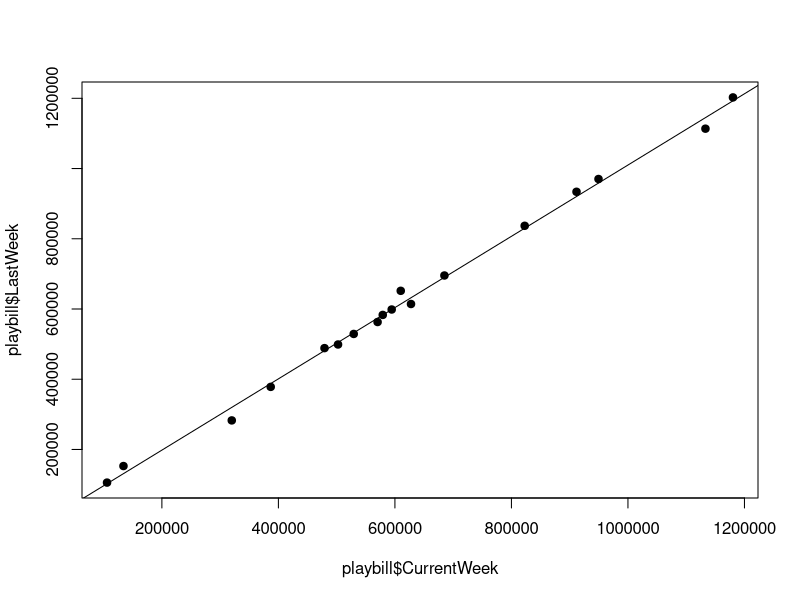
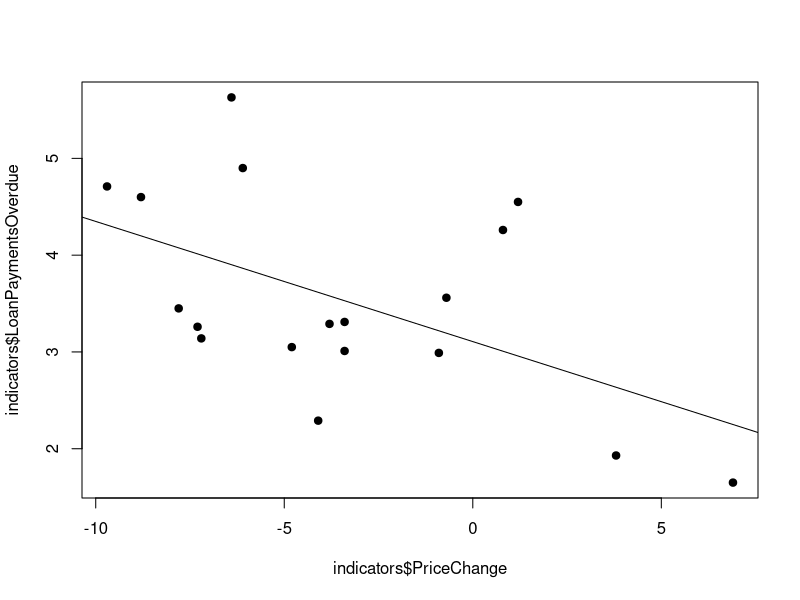

Write R code to recreate these figures, in order.
#### homework 1 
#### problems: ch2: 1,2,3,4,6

library(readr)

setwd("F:/code/Math550")


## 2.1
playbill <- read.csv("Data/playbill.csv")
playbill.lm <- lm(CurrentWeek ~ LastWeek, data = playbill)
plot(x = playbill$CurrentWeek,y = playbill$LastWeek, pch=19)
summary(playbill.lm)
abline(lsfit(x=playbill$CurrentWeek,y=playbill$LastWeek))

round(confint(playbill.lm),2)

## 2.2
indicators <- read.csv("Data/indicators.txt", sep="")
indicators.lm <- lm(PriceChange ~ LoanPaymentsOverdue, data=indicators)
plot(indicators$PriceChange,indicators$LoanPaymentsOverdue,pch=19)
summary(indicators.lm)
abline(lsfit(indicators$PriceChange,indicators$LoanPaymentsOverdue))

round(confint(indicators.lm),2)

## 2.3
invoices <- read.csv("Data/invoices.txt", sep="")
invoices.lm <- lm(Time ~ Invoices, data= invoices)
summary(invoices.lm)
